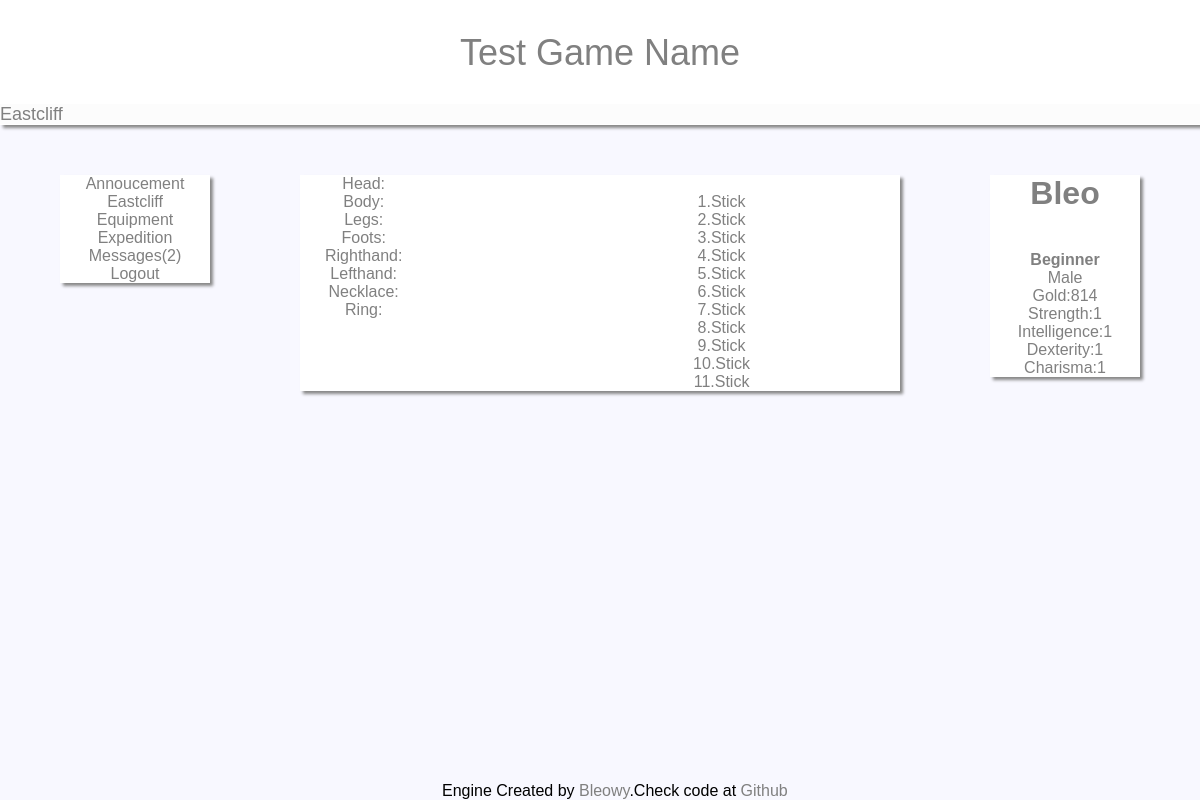
The page /equipment.php (signed in) on the database its author committed.
### tables this page shows
CREATE TABLE IF NOT EXISTS `game_city` (
`id` int(11) NOT NULL,
  `city_name` varchar(32) NOT NULL,
  `city_text` text NOT NULL,
  `city_weather` varchar(32) NOT NULL DEFAULT 'Sunny',
  `city_weapons` int(11) NOT NULL,
  `city_armors` int(11) NOT NULL
);

CREATE TABLE IF NOT EXISTS `game_items` (
`id` int(11) NOT NULL,
  `item_name` varchar(32) NOT NULL,
  `item_type` varchar(16) NOT NULL,
  `item_str` int(11) NOT NULL,
  `item_int` int(11) NOT NULL,
  `item_dex` int(11) NOT NULL,
  `item_cha` int(11) NOT NULL,
  `item_dir` varchar(32) NOT NULL
);

CREATE TABLE IF NOT EXISTS `users_accounts` (
`id` int(11) NOT NULL,
  `user_login` varchar(32) NOT NULL,
  `user_password` varchar(32) NOT NULL,
  `user_email` varchar(64) NOT NULL,
  `user_gender` varchar(16) NOT NULL,
  `user_class` varchar(32) NOT NULL DEFAULT 'Beginner',
  `user_gold` int(11) NOT NULL DEFAULT '25',
  `user_city` int(11) NOT NULL DEFAULT '1',
  `user_lastlogin` datetime NOT NULL,
  `user_accountlevel` int(11) NOT NULL DEFAULT '0'
);

CREATE TABLE IF NOT EXISTS `users_stats` (
`id` int(11) NOT NULL,
  `user_str` int(11) NOT NULL DEFAULT '1',
  `user_know` int(11) NOT NULL DEFAULT '1',
  `user_dex` int(11) NOT NULL DEFAULT '1',
  `user_charisma` int(11) NOT NULL DEFAULT '1'
);

### assets/variables.php (called while the page is built, shortened)
<?php
class Variables
{
public function userVariables($id)
{
    include('./assets/connect.php');
    $user_query = $pdo -> query("SELECT * FROM users_accounts WHERE id = '$id'");
    $user_fetch = $user_query -> fetch(PDO::FETCH_OBJ);
    $user_query_stats = $pdo -> query("SELECT * FROM users_stats WHERE id = '$id'");
    $user_fetch_stats = $user_query_stats-> fetch(PDO::FETCH_OBJ);
    $this -> user_gender = $user_fetch -> user_gender;
    $this -> user_login = $user_fetch -> user_login;
    $this -> user_class = $user_fetch -> user_class;
    $this -> user_gold = $user_fetch -> user_gold;
    $this -> user_str = $user_fetch_stats -> user_str;
    $this -> user_know = $user_fetch_stats -> user_know;
    $this -> user_charisma = $user_fetch_stats -> user_charisma;
    $this -> user_dex = $user_fetch_stats -> user_dex;
}
public function cityVariables($city_id)
{
    include('./assets/connect.php');
    $user_query = $pdo -> query("SELECT * FROM game_city WHERE id = '$city_id'");
    $user_fetch = $user_query -> fetch(PDO::FETCH_OBJ);
    $this -> city_name = $user_fetch -> city_name;
}
}
?>

### assets/equipment_class.php (the view, shortened to what this page needs)
<?php
class Equipment
{
	public function itemInfo($itemId)
	{
		include("./assets/connect.php");
		$itemInfo = $pdo -> query("SELECT * FROM game_items WHERE id = '$itemId'");
		$itemInfoFetch = $itemInfo -> fetch(PDO::FETCH_OBJ);
		$this -> item_name = $itemInfoFetch -> item_name;
	}
}
class Show extends Equipment
{
	public function showItems()
	{
		include("./assets/connect.php");
		$userBackpackQuery = $pdo -> query("SELECT users_item_id FROM users_backpacks WHERE users_id = 1 ORDER BY
			users_backpack_id");
		$this -> i = 0;
		while($userBackpackFetch = $userBackpackQuery -> fetch(PDO::FETCH_OBJ))
		{
			$this -> i = $this -> i + 1;
			self::itemInfo($userBackpackFetch -> users_item_id);
			echo '<br><a class="tooltip">'.$this -> i.'.'.$this -> item_name.'<span>Strength:'.$this -> item_str.
			'<br>Intelligence:'.$this -> item_int.'<br>Dexterity:'.$this -> item_dex.'<br>Charisma:'.$this -> item_cha.'</span></a>';
		}
	}
	public function fetchEquipment()
	{
		include("./assets/connect.php");
		$user = $this -> _playerId;
		$equipmentQuery = $pdo -> query("SELECT * FROM users_equipment WHERE id = '$user'");
		$equipmentFetch = $equipmentQuery -> fetch(PDO::FETCH_OBJ);
		$this -> user_head = $equipmentFetch -> user_head;
		$this -> user_body = $equipmentFetch -> user_body;
		$this -> user_legs = $equipmentFetch -> user_legs;
		$this -> user_foots = $equipmentFetch -> user_foots;
		$this -> user_lefthand = $equipmentFetch -> user_lefthand;
		$this -> user_righthand = $equipmentFetch -> user_righthand;
		$this -> user_necklace = $equipmentFetch -> user_necklace;
		$this -> user_ring = $equipmentFetch -> user_ring;
	}
	public function showEquipment()
	{
		echo 'Head: '.$this -> user_head;
		echo '<br>Body: '.$this -> user_body;
		echo '<br>Legs: '.$this -> user_legs;
		echo '<br>Foots: '.$this -> user_foots;
		echo '<br>Righthand: '.$this -> user_righthand;
		echo '<br>Lefthand: '.$this -> user_lefthand;
		echo '<br>Necklace: '.$this -> user_necklace;
		echo '<br>Ring: '.$this -> user_ring;
	}
}
?>

### equipment.php (shortened to what this page needs)
<?php
require_once('./assets/variables.php');
require_once('./assets/city_class.php');
require_once('./assets/equipment_class.php');
$userVariables = new Variables();
$userVariables -> userVariables($_SESSION['id']);
$cityVariables = new Variables();
$cityVariables -> cityVariables(($userVariables -> user_city));
$equipment = new Show($_SESSION['id']);
require_once('./assets/menu.php');
$menu = new menu(($_SESSION['id']),($userVariables -> user_city));
?>
<link rel="stylesheet" href="style/ingame.css"/>
<link rel="stylesheet" href="style/tooltip.css"/>
<html>
    <head>
        <div class="head">
            <div id="GameName"><a href="/welcome.php">Test Game Name</a></div>
            <div id="location"></div>
            <div id="location_name"><?php echo $cityVariables -> city_name; ?></div>
        </div>
    </head>
    <body>
        <div class="left_menu">
            <div id="top_side">
                <div id="top_side_href">
                    <?php $menu -> showLeftMenu(); ?>
                </div>
            </div>
        </div>
        <div class="center_side">
            <div id="text">
                <div id="show_equip">
                    <?php $equipment -> showEquipment();?>
                </div>
                <div id="show_items">
                    <?php $equipment -> showItems();?>
                </div>
            </div>
        </div>
        <div class="right_side">
            <div id="right_top_side">
                <?php
                $menu -> showRightMenu();
                ?>
            </div>
        </div>
    </body>
<div id="footer">
        Engine Created by <a href="http://www.github.com/bleowy">Bleowy</a>.Check code at <a href="http://www.github.com/bleowy/Role-Playing-Engine">Github</a>
</div>
</html>

### assets/menu.php (shortened to what this page needs)
<?php
class menu{
    private $_playerId;
    private $_cityId;
    public function __construct($playerId,$cityId)
    {
        $this -> _playerId = $playerId;
        $this -> _cityId = $cityId;
    }
    public function countMessages()
    {
        include('./assets/connect.php');
            $count = $pdo -> prepare("SELECT count(id) AS count FROM users_messages WHERE messages_readStatus = 0 AND messages_userId = :id");
            $count -> bindValue('id',$this -> _playerId,PDO::PARAM_INT);
            $count -> execute();
            $fetch = $count -> fetch(PDO::FETCH_ASSOC);
            $this -> count = $fetch['count'];
    }
    public function showRightMenu()
    {
        include_once('./assets/variables.php');
        $user_variables = new Variables();
        $user_variables -> userVariables(($this -> _playerId));
            echo '<h1>'.$user_variables -> user_login.'</h1>';
            echo '<b><br><p1>'.$user_variables -> user_class.'</p1></b>';
            echo '<br><p1>'.$user_variables -> user_gender.'</p1>';
            echo '<br><p1>Gold:'.$user_variables -> user_gold.'</p1>';
            echo '<br><p1>Strength:'.$user_variables -> user_str.'</p1>';
            echo '<br><p1>Intelligence:'.$user_variables -> user_know.'</p1>';
            echo '<br><p1>Dexterity:'.$user_variables -> user_dex.'</p1>';
            echo '<br><p1>Charisma:'.$user_variables -> user_charisma.'</p1>';
    }
    public function showLeftMenu()
    {
        include_once('./assets/variables.php');
            $city_variables = new Variables();
            $city_variables -> cityVariables(($this -> _cityId));
            self::countMessages(($this -> _playerId));
            echo '<g><a href="/welcome.php">Annoucement</a></g>';
            echo '<br><g><a href="/city.php">'.$city_variables -> city_name.'</a></g>';
            echo '<br><g><a href="/equipment.php">Equipment</a></g>';
            echo '<br><g><a href="/expedition.php">Expedition</a></g>';
            echo '<br><g><a href="/messages.php">Messages('.$this -> count.')</a></g>';
            echo '<br><g><a href="/logout.php">Logout</a></g>';
    }
}
?>

### style/ingame.css (style rules this page uses)
body { background-color: ghostwhite; padding: 0; margin: 0; font-family: arial; }
.head { color: gray; width: 100%; text-align: left; height: 125px; font-size: 9px; font-family: arial; background-color: white; -moz-box-shadow: 3px 3px 3px #888; -webkit-box-shadow: 3px 3px 3px #888; box-shadow: 3px 3px 3px #888; }
#location { position: fixed; margin-top: 104px; height: 20px; background-color: whitesmoke; opacity: 0.3; width: 100%; z-index: 0; }
#location_name { position: fixed; margin-top: 104px; font-family: Arial; font-size: 18px; z-index: 1; }
#GameName { position: fixed; z-index: 1; left: 50%; font-size: 36px; top:4%; }
a:link, a:visited { color:grey; text-decoration: none; }
#top_side { position: fixed; margin-top:50px; left:5%; }
.center_side { background-color: white; width: 600px; position: fixed; left:50%; margin-top: 50px; margin-left: -300px; -moz-box-shadow: 3px 3px 3px #888; -webkit-box-shadow: 3px 3px 3px #888; box-shadow: 3px 3px 3px #888; color: gray; text-align: center; }
#top_side_href { width: 150px; background-color: white; text-align: center; background-color: white; -moz-box-shadow: 3px 3px 3px #888; -webkit-box-shadow: 3px 3px 3px #888; box-shadow: 3px 3px 3px #888; }
.right_side { float: right; position: fixed; right: 5%; }
#right_top_side { color: gray; width: 150px; background-color: white; top:5%; right:5%; margin-top: 50px; text-align: center; background-color: white; -moz-box-shadow: 3px 3px 3px #888; -webkit-box-shadow: 3px 3px 3px #888; box-shadow: 3px 3px 3px #888; }
.left_menu { float: left; }
#footer { position: fixed; bottom: 0; left:50%; margin-left: -158px; }
#show_equip { position: relative; float:left; margin-left: 25px; }
#show_items { position: relative; float: right; margin-right: 150px; }

### style/tooltip.css (style rules this page uses)
a.tooltip { outline:none; }

### rows shown on the page
game_city: city_name "Eastcliff"
game_items: item_name "Stick"
users_accounts: user_login "Bleo", user_class "Beginner", user_gender "Male", user_gold "814"
users_stats: user_str "1", user_know "1", user_dex "1", user_charisma "1"

### other values the page prints
$this -> count "2"
$this -> i "1"
$this -> i "2"
$this -> i "3"
$this -> i "4"
$this -> i "5"
$this -> i "6"
$this -> i "7"
$this -> i "8"
$this -> i "9"
$this -> i "10"
$this -> i "11"
